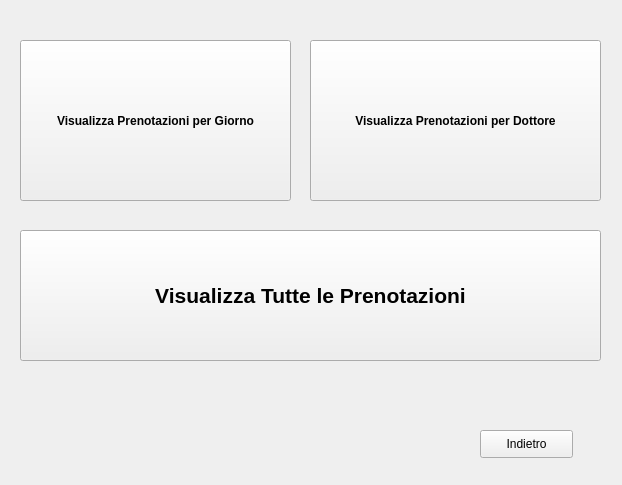
<?xml version="1.0" encoding="UTF-8"?>
<ui version="4.0">
 <class>Form</class>
 <widget class="QWidget" name="Form">
  <property name="geometry">
   <rect>
    <x>0</x>
    <y>0</y>
    <width>622</width>
    <height>485</height>
   </rect>
  </property>
  <property name="windowTitle">
   <string>Visualizza Prenotazioni</string>
  </property>
  <widget class="QPushButton" name="pushButton">
   <property name="geometry">
    <rect>
     <x>20</x>
     <y>40</y>
     <width>271</width>
     <height>161</height>
    </rect>
   </property>
   <property name="font">
    <font>
     <pointsize>9</pointsize>
     <weight>75</weight>
     <bold>true</bold>
    </font>
   </property>
   <property name="text">
    <string>Visualizza Prenotazioni per Giorno</string>
   </property>
  </widget>
  <widget class="QPushButton" name="pushButton_2">
   <property name="geometry">
    <rect>
     <x>310</x>
     <y>40</y>
     <width>291</width>
     <height>161</height>
    </rect>
   </property>
   <property name="font">
    <font>
     <pointsize>9</pointsize>
     <weight>75</weight>
     <bold>true</bold>
    </font>
   </property>
   <property name="text">
    <string>Visualizza Prenotazioni per Dottore</string>
   </property>
  </widget>
  <widget class="QPushButton" name="pushButton_3">
   <property name="geometry">
    <rect>
     <x>20</x>
     <y>230</y>
     <width>581</width>
     <height>131</height>
    </rect>
   </property>
   <property name="font">
    <font>
     <pointsize>16</pointsize>
     <weight>75</weight>
     <bold>true</bold>
    </font>
   </property>
   <property name="text">
    <string>Visualizza Tutte le Prenotazioni</string>
   </property>
  </widget>
  <widget class="QPushButton" name="pushButton_4">
   <property name="geometry">
    <rect>
     <x>480</x>
     <y>430</y>
     <width>93</width>
     <height>28</height>
    </rect>
   </property>
   <property name="text">
    <string>Indietro</string>
   </property>
  </widget>
 </widget>
 <resources/>
 <connections/>
</ui>
